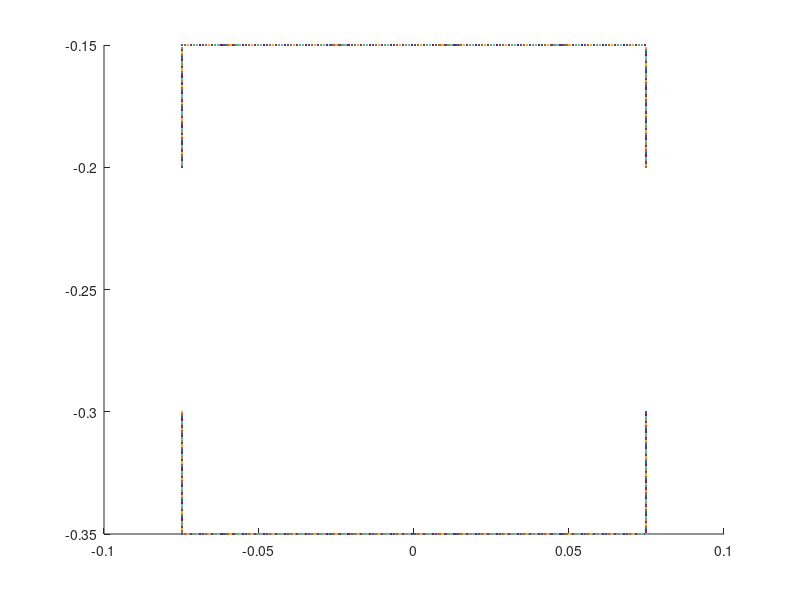

Write the MATLAB code that produced this figure. (Note: this script raises an error after producing the figure.)
%% V5.2

%% 3/29 TS notes: 

close all
clear all
close all


%% In update_target_point_positions, changed R2 to 0.177 (From graph).
% Same in update_target_point_positions_peri


%% 
L = 1;                              % length of computational domain (m)
N = 512;                            % number of Cartesian grid meshwidths at the finest level of the AMR grid
dx = L/N;                           % Cartesian mesh width (m)
ds = L/(2*N);                       % space between boundary points in straight tube

%%%%%%%%%%%%%%%%%%%%%%%%%%%%%%%%%%%%%%%%%%%%%%%%%%%
%%%%%%%%%%%%%%%%%%%%%%%%%%%%%%%%%%%%%%%%%%%%%%%%%%%
%Parameters for the racetrack

Let = 1.34*0.1;                          % Length of elastic tube (m) scaled wrt to diameter of heart
% V5 TS. Nick's Heart_Tube.m code uses a fraction of the length of the tube to determine
% the number of rigid points on each end of elastic section. Made changes
% to use the same number he's using (can output these numbers from his code). 
Nend = 8
% Nend = 10;                           % Number of rigid points on each end of elastic section
Lt = Let+2*Nend*ds;                 % Length of main tube straight section with Nend rigid points on each end



% main tube
diameter = 0.1;                     % diameter of the main tube (scaling factor for everything else)
R2 = 0.1;                           % radius of inner wall
R1 = R2+diameter;                   % radius of outer wall

%Uppermost branch
diamTop = diameter*(0.0206/0.0442);		%diameter of the uppermost branch
LtTop = Lt+2*(diameter-diamTop); %length of the straight parts for the upper section
R1Top = R2 + diamTop;		%radius of outer wall for upper section

%bottom branch
diamBot = diameter*(0.0158/0.0442);
R2Bot = 1/2*(diamBot);


Ls = 2*R2+3*diamBot;			%length of the straight outer side walls


Nstraight = 2*ceil(Lt/ds)          % number of points along each shorter straight section (top+bottom)
NstraightBranch = 2*ceil(LtTop/ds);	% number of points along longer straight sections
NstraightSide = 2*ceil(Ls/ds);	%number of points along each straight (vertical)  outer side section
Ncurve = 2*ceil(pi*R1/ds);          % number of points along a circle of diameter R1. 
                                       %Will use fractions of this number
                                       %to draw points for curved sections
%%NcurveSmall = 2*ceil(pi*R2Bot/ds)    %number of points along a circle of diameter R2Bot (small)


Nrace = (1/2)*Nstraight+4*Ncurve + (3/2)*NstraightBranch + NstraightSide; %+NcurveSmall % number of points making up the racetrack part. More added later in code

%For Nrace: (1/2)*Nstraight = one straight section of length Lt,
%Nstraight/2 each
    % 4*Ncurve = 6 semi circles and 4 quarter circles = 4 circles, Ncurve
    % each
    %(3/2)*NstraightBranch = 3 straight sections of length Ls,
    %NstraightBranch/2 each.
    % NstraightSide = 2 straight (vertical) sections, NstraightSide/2 each.
    %Ncurve small = points for 1 cirle of radius R2Bot
    

dthetaHalf = pi/(Ncurve/2);             % angle increment for drawing curved edges (for a semi circle)
dthetaQuart = (pi/2)/(Ncurve/4);             % angle increment for drawing curved edges (for a quarter of a circle)


mesh_name = 'heart_';               % structure name


centery = -0.1;                        % y-position of center of curved sections in the lower area
centeryMid = centery+R2+(3)*R2Bot; %y-position of the center of the curved sections in the middle area
centeryTop = centeryMid+3*R2Bot +R2;	%y-position of center of curved sections in the upper area
centerx1 = -0.5*Lt;                 % x-position of center of left curved section of main tube
centerx2 = 0.5*Lt;                  % x-position of center of right curved section of main tube
centerx1Top = -0.5*LtTop;   %shifting of upper branch center of left cuved section
centerx2Top = 0.5*LtTop ; %shifting of uppder branch center of right curved section

%Note: more parameters for middle section added later in the code. Includes
%adding more points to Nrace

%%%%%%%%%%%%%%%%%%%%%%%%%%%%%%%%%%%%%%%%%%%%%%%%%%%%%%%%%%
%%%%%%%%%%%%%%%%%%%%%%%%%%%%%%%%%%%%%%%%%%%%%%%%%%%%%%%%%
% Parameters for the pericardium
Dp = 2*diameter;                    %diameter of the pericardium
Nperi = 2*ceil((Dp-diameter)/ds);  % number of boundary points along the sides of the pericardium
Nperitot = Nperi + Nstraight;       % total number of pericardium points

%%%%%%%%%%%%%%%%%%%%%%%%%%%%%%%%%%%%%%%%%%%%%%%%%%%%%%%%%%
%%%%%%%%%%%%%%%%%%%%%%%%%%%%%%%%%%%%%%%%%%%%%%%%%%%%%%%%%
% Parameters for the actuator
La = 0.04;                          % length of the actuator section
NLa = ceil(La/ds);                  % number of points along each actuator
Ca = 0.25*Lt;                       % center of the actuator section
NCa = ceil(ceil(Nstraight/2)*Ca/Lt); % index of the center point
Na1 = NCa - ceil(NLa/2);            % index of the starting point with respect to the elastic section
Na2 = Na1+NLa-1;                    % index of the ending point with respect to the elastic section

%%%%%%%%%%%%%%%%%%%%%%%%%%%%%%%%%%%%%%%%%%%
%%%%%%%%%%%%%%%%%%%%%%%%%%%%%%%%%%%%%%%%%%%

% Parameters for peristalsis
Lnperi = 0.005;                          % length of the end of the flexible tube without peristalsis (modified from 0.05)
Lperi = Lt-2*Lnperi;                      % length of the peristalsis section of tube
Nperist = ceil(Lperi/ds);                 % number of peristaltic points on top or bottom of tube
NCent = ceil(Nstraight/4);                 %index of center of elastic tube
Nperi1 = NCent-ceil(0.5*Nperist);           % index of the starting point with respect to the elastic section
Nperi2 = Nperi1+Nperist-1;                  %index of the ending point with respect to the elastic section

%%%%%%%%%%%%%%%%%%%%%%%%%%%%%%%%%%%%%%%%%%%%%%%%%%%%%%%%%%
%%%%%%%%%%%%%%%%%%%%%%%%%%%%%%%%%%%%%%%%%%%%%%%%%%%%%%%%%
% Parameters for the prescribed peristalsis
Lap = Let*0.75;                          % length of the actuator section
NLap = ceil(Lap/ds);                  % number of points along each actuator
Cap = 0.5*Lt;                       % center of the actuator section
NCap = ceil(ceil(Nstraight/2)*Cap/Lt); % index of the center point
Na1p = NCap - ceil(NLap/2);            % index of the starting point with respect to the elastic section
Na2p = Na1p+NLap-1;                    % index of the ending point with respect to the elastic section

%%%%%%%%%%%%%%%%%%%%%%%%%%%%%%%%%%%%%%%%%%%
%%%%%%%%%%%%%%%%%%%%%%%%%%%%%%%%%%%%%%%%%%%
% parameters for markers
Nmarkersx = 11;                     %number of columns of markers
Nmarkersy = 11;                     %number of markers in each column
Nmarkers=Nmarkersx*Nmarkersy       %total number of markers
dmx = Let/(Nmarkersx-1);            %space between markers in x-direction
dmy = diameter/(Nmarkersy-1);       %space between markers in y-direction

%%%%%%%%%%%%%%%%%%%%%%%%%%%%%%%%%%%%%%%%%%%
%%%%%%%%%%%%%%%%%%%%%%%%%%%%%%%%%%%%%%%%%%%
%% material parameters
kappa_spring = 2.0e0;               % spring constant (Newton)
kappa_beam = 1.0e0;                 % beam stiffness constant (Newton m^2)
kappa_target = kappa_spring*15;        % target point penalty spring constant (Newton)
Fmag = kappa_spring;                % this is my best guess at a reasonable applied force
phase = 0;                      %initial phase of the oscillating force, where F=Fmag*phase and phase = (1+sin(2*pi*f*t-pi/2));
%%
%%%%%%%%%%%%%%%%%%%%%%%%%%%%%%%%%%%%%%%%%%%%%%%%%%%%%%%%%%%%%%%%%%%%%%%%%%%%%%%%
%%%%%%%%%%%%%%%%%%%%%%%%%%%%%%
% Make the elastic section of the tube
% Write out the vertex information

vertex_fid = fopen([mesh_name 'tube_' num2str(N) '.vertex'], 'w');
fprintf(vertex_fid, '%d\n', Nstraight);

figure
hold on
n = 0
p = 0

%bot part
for i=1:ceil(Nstraight/2),
    ybot = centery-R1;
    xbot = -Lt/2+(i-ceil(Nstraight/2)-1)*ds;
    fprintf(vertex_fid, '%1.16e %1.16e\n', xbot, ybot);
    %plot(xtop,ytop,'b*')
     n = n+1   
end

%bottom part
for i=ceil(Nstraight/2)+1:Nstraight,
    ytop = centery-R2;
    xtop = -Lt/2+(i-1)*ds;
    fprintf(vertex_fid, '%1.16e %1.16e\n', xtop, ytop);
    %plot(xbot,ybot,'k*')
     p = p+1
end




fclose(vertex_fid);

%%%%%%%%%%%%%%%%%%%%%%%%%%%%%%%%%%%%%%%%%%%%%%%%%%%%%%%%%%%%%%%%%%%%%%%%%%%%%%%%
%%%%%%%%%%%%%%%%%%%%%%%%%%%%%%
% Make markers as vertices with no material properties

vertex_fid = fopen(['markers_' num2str(N) '.vertex'], 'w');
fprintf(vertex_fid, '%d\n', Nmarkers);

%top part
for i=0:Nmarkersx-1,
    for j=0:Nmarkersy-1,
        y = centery-R2-j*dmy;
        x = -Let/2+i*dmx;
    fprintf(vertex_fid, '%1.16e %1.16e\n', x, y);
    %plot(x,y)
    end
end
%fclose(vertex_fid)

%%%%%%%%%%%%%%%%%%%%%%%%%%%%%%%%%%%%%%%%%%%%%%%%%%%%%%%%%%%%%%%%%%%%%%%%%%%%%%%%
%%%%%%%%%%%%%%%%%%%%%%%%%%%%%%
% actuator part
% Write out the vertex information

%top part
% vertex_fid = fopen(['actuator_top_' num2str(N) '.vertex'], 'w');
% fprintf(vertex_fid, '%d\n', NLa);
% 
% for i=Na1:Na2,
%     ytop = centery-R2;
%     xtop = -Lt/2+i*ds;
%     fprintf(vertex_fid, '%1.16e %1.16e\n', xtop, ytop);
%     plot(xtop,ytop);
% end
% fclose(vertex_fid);
% 
% %bottom part
% vertex_fid = fopen(['actuator_bot_' num2str(N) '.vertex'], 'w');
% fprintf(vertex_fid, '%d\n', NLa);
% 
% for i=Na1:Na2,
%     ybot = centery-R1;
%     xbot = -Lt/2+i*ds;
%     fprintf(vertex_fid, '%1.16e %1.16e\n', xbot, ybot);
%      plot(xbot,ybot);
% end
% fclose(vertex_fid);

%%%%%%%%%%%%%%%%%%%%%%%%%%%%%%%%%%%%%%%%%%%%%%%%%%%%%%%%%%%%%%%%%%%%%%%%%%%%%%%
%%%%%%%%%%%%%%%%%%%%%%%%%%%%%
% valveless pumping applied force
% Use either the target point actuator or the applied force, but not both.
% Write out the vertex information

% vertex_fid = fopen(['vp_aforce_' num2str(N) '.vertex'], 'w');
% fprintf(vertex_fid, '%d\n', 2*NLa);
% 
% %top points
% for i=Na1:Na2,
%     ytop = centery-R2;
%     xtop = -Lt/2+i*ds;
%     fprintf(vertex_fid, '%1.16e %1.16e\n', xtop, ytop);
%      plot(xtop,ytop);
% end
% 
% %bottom points
% for i=Na1:Na2,
%     ybot = centery-R1;
%     xbot = -Lt/2+i*ds;
%     fprintf(vertex_fid, '%1.16e %1.16e\n', xbot, ybot);
%      plot(xbot,ybot);
% end
% fclose(vertex_fid);

%%%%%%%%%%%%%%%%%%%%%%%%%%%%%%%%%%%%%%%%%%%%%%%%%%%%%%%%%%%%%%%%%%%%%%%%%%%%%%%%
%%%%%%%%%%%%%%%%%%%%%%%%%%%%%%
% peristalsis applied force
% Use either the target point actuator or the applied force, but not both.
% Write out the vertex information

% vertex_fid = fopen(['peri_aforce_' num2str(N) '.vertex'], 'w');
% fprintf(vertex_fid, '%d\n', 2*Nperist);
% 
% %top points
% for i=Nperi1:Nperi2,
%     ytop = centery-R2;
%     xtop = -Lt/2+i*ds;
%     fprintf(vertex_fid, '%1.16e %1.16e\n', xtop, ytop);
%      plot(xtop,ytop);
% end
% 
% %bottom points
% for i=Nperi1:Nperi2,
%     ybot = centery-R1;
%     xbot = -Lt/2+i*ds;
%     fprintf(vertex_fid, '%1.16e %1.16e\n', xbot, ybot);
%      plot(xbot,ybot);
% end
% fclose(vertex_fid);

%%%%%%%%%%%%%%%%%%
% prescribed peristalsis (motion) part
% Write out the vertex information
% 
% %top part
% vertex_fid = fopen(['pperi_top_' num2str(N) '.vertex'], 'w');
% fprintf(vertex_fid, '%d\n', NLap);
% 
% for i=Na1p:Na2p,
%     ytop = centery-R2;
%     xtop = -Lt/2+i*ds;
%     fprintf(vertex_fid, '%1.16e %1.16e\n', xtop, ytop);
%     plot(xtop,ytop,'r*')
% end
% fclose(vertex_fid);
% 
% %bottom part
% vertex_fid = fopen(['pperi_bot_' num2str(N) '.vertex'], 'w');
% fprintf(vertex_fid, '%d\n', NLap);
% 
% for i=Na1p:Na2p,
%     ybot = centery-R1;
%     xbot = -Lt/2+i*ds;
%     fprintf(vertex_fid, '%1.16e %1.16e\n', xbot, ybot);
%     plot(xbot,ybot,'r*')
% end
% fclose(vertex_fid);

%%%%%%%%%%%%%%%%%%%%%%%%%%%%%%%%%%%%%%%%%%%%%%%%%%%%%%%%%%%%%%%%%%%%%%%%%%%%%%%%
%%%%%%%%%%%%%%%%%%%%%%%%%%%%%%
% race track part
% %%%calculations necessary before writing out vertex info:
%outer quarter circle
for i=ceil(Ncurve/2)+1:ceil(3*Ncurve/4),
    theta=(i-Ncurve/2-1)*dthetaQuart-(pi/2);
    yout = centery+R1*sin(theta);
    xout = Lt/2+R1*cos(theta);
end

%starting points for the right outer straight section
yrStart = yout+ds;
xrStart = xout+ds;

%outer quarter circle
for i = 1:ceil(Ncurve/4)
    theta = (-pi/2)-(i)*dthetaQuart;
    yout = centery+R1*sin(theta);
    xout = centerx1+R1*cos(theta);
end
%starting points for the left outer stright section
ylStart = yout+ds;
xlStart = xout+ds;

%additional parameters for middle branches:
centerx2Mid = xrStart-diameter;
centerx1Mid = xlStart+diameter;
Lm = abs (centerx2Mid-centerx1Mid);%length of middle branches (to ensure width of one diameter on either side, vertically)
NstraightMid = 2*ceil(Lm/ds);

Nrace = Nrace+NstraightMid;


% Write out the vertex information

vertex_fid = fopen([mesh_name 'race_' num2str(N) '.vertex'], 'w');
fprintf(vertex_fid, '%d\n', Nrace);

%%%right curved part of lower racetrack section

%inner semicircle
for i=1:ceil(Ncurve/2)
    theta = (i-1)*dthetaHalf- pi/2;
    yin = centery+R2*sin(theta);
    xin = Lt/2+R2*cos(theta);
    fprintf(vertex_fid, '%1.16e %1.16e\n', xin, yin);
    % plot(xin,yin)
end

%outer quarter circle
for i=ceil(Ncurve/2)+1:ceil(3*Ncurve/4),
    theta=(i-Ncurve/2-1)*dthetaQuart-(pi/2);
    yout = centery+R1*sin(theta);
    xout = Lt/2+R1*cos(theta);
    fprintf(vertex_fid, '%1.16e %1.16e\n', xout, yout);
    %plot(xout, yout)
end

%starting points for the right outer straight section
yrStart = yout+ds;
xrStart = xout+ds;

%right outer straight section
for i = 1:ceil(NstraightSide/2)
    xRside = xrStart;
    yRside = yrStart +i*ds;
    fprintf(vertex_fid, '%1.16e %1.16e\n', xRside, yRside);
    %plot(xRside,yRside)
end



%straight section for the upper part of the lower section (bottom wall of
%bottom branch)
for i = Ncurve+1:Ncurve+ceil(Nstraight/2),
    yin = centery+R2;
    xin = centerx2-(i-Ncurve-1)*ds;
    fprintf(vertex_fid, '%1.16e %1.16e\n', xin, yin);
   % plot(xin,yin)

end


%%%left curved part of racetrack
%inner semicircle
for i = 1:ceil(Ncurve/2),
    theta = pi/2+i*dthetaHalf;
    yin = centery+R2*sin(theta);
    xin = centerx1+R2*cos(theta);
    fprintf(vertex_fid, '%1.16e %1.16e\n', xin, yin);
    %plot(xin, yin)
end

%outer quarter circle
for i = 1:ceil(Ncurve/4)
    theta = (-pi/2)-(i)*dthetaQuart;
    yout = centery+R1*sin(theta);
    xout = centerx1+R1*cos(theta);
    fprintf(vertex_fid, '%1.16e %1.16e\n', xout, yout);
   % plot(xout, yout)
end

ylStart = yout+ds;
xlStart = xout+ds;

%left outer straight section
for i = 1:ceil(NstraightSide/2)
     xLside = xlStart;
     yLside = ylStart + (i)*ds;
    fprintf(vertex_fid, '%1.16e %1.16e\n', xLside, yLside);
   % plot(xLside,yLside)
end

%%Middle Branches


%%top wall of lower skinny branch
for i = 1:ceil(NstraightMid/2)
    yin = centeryMid-R2Bot;
    xin = centerx2Mid-(i)*ds;
    fprintf(vertex_fid, '%1.16e %1.16e\n', xin, yin);
   % plot(xin,yin)
end

%%bottom wall of upper skinny branch
for i = 1:ceil(NstraightMid/2)
    yin = centeryMid+R2Bot;
    xin = centerx2Mid-(i)*ds;
    fprintf(vertex_fid, '%1.16e %1.16e\n', xin, yin);
   % plot(xin,yin)
end

%%Left inner semi circle

for i = 1:ceil(Ncurve/2),
    theta = pi/2+i*dthetaHalf;
    yin = centeryMid+R2Bot*sin(theta);
    xin = centerx1Mid+R2Bot*cos(theta);
    fprintf(vertex_fid, '%1.16e %1.16e\n', xin, yin);
   % plot(xin, yin)
end
%% right inner semi circle
for i=1:ceil(Ncurve/2)
    theta = (i-1)*dthetaHalf- pi/2;
    yin = centeryMid+R2Bot*sin(theta);
    xin = centerx2Mid+R2Bot*cos(theta);
    fprintf(vertex_fid, '%1.16e %1.16e\n', xin, yin);
   % plot(xin,yin)
end


%%%%%%%%%% upper branches

%right curved part of racetrack
for i=1:ceil(Ncurve/2)
    theta = (i-1)*dthetaHalf- (pi/2);
    yin = centeryTop+R2*sin(theta);
    xin = centerx2Top+R2*cos(theta);
    fprintf(vertex_fid, '%1.16e %1.16e\n', xin, yin);
   % plot(xin,yin)
end


for i=1:ceil(Ncurve/4),
    theta=0+i*dthetaQuart;
    yout = centeryTop+R1Top*sin(theta);
    xout = centerx2Top+R1Top*cos(theta);
    fprintf(vertex_fid, '%1.16e %1.16e\n', xout, yout);
   % plot(xout, yout)
end



%straight (horizontal) sections on the upper chamber 
for i = Ncurve+ceil(NstraightBranch/2)+1:Ncurve+NstraightBranch,
    yout = centeryTop-R2;
    xout = centerx2Top-(i-Ncurve-ceil(NstraightBranch/2)-1)*ds;
    fprintf(vertex_fid, '%1.16e %1.16e\n', xout, yout);
   % plot(xout, yout)
    
end
%make the walls of the upper
%branch
for i = Ncurve+1:Ncurve+ceil(NstraightBranch/2),
    yin = centeryTop+R2;
    xin = centerx2Top-(i-Ncurve-1)*ds;
    fprintf(vertex_fid, '%1.16e %1.16e\n', xin, yin);
   % plot(xin,yin)
    
end

for i = Ncurve+ceil(NstraightBranch/2)+1:Ncurve+NstraightBranch,
    yout = centeryTop+R1Top;
    xout = centerx2Top-(i-Ncurve-ceil(NstraightBranch/2)-1)*ds;
    fprintf(vertex_fid, '%1.16e %1.16e\n', xout, yout);
   % plot(xout, yout)
end



%%%left curved part of upper racetrack

%inner semicircle
for i = Ncurve+NstraightBranch+1:Ncurve+NstraightBranch+ceil(Ncurve/2),
    theta = pi/2+(i-Ncurve-NstraightBranch-1)*dthetaHalf;
    yin = centeryTop+R2*sin(theta);
    xin = centerx1Top+R2*cos(theta);
    fprintf(vertex_fid, '%1.16e %1.16e\n', xin, yin);
   % plot(xin,yin)
end

%outer quartercircle
for i = 1:Ncurve/4
    theta = -pi-(i)*dthetaQuart;
    yout = centeryTop+R1Top*sin(theta);
    xout = centerx1Top+R1Top*cos(theta);
    fprintf(vertex_fid, '%1.16e %1.16e\n', xout, yout);
   % plot(xout, yout)
end




fclose(vertex_fid);

%%%%%%%%%%%%%%%%%%%%%%%%%%%%%%%%%%%%%%%%%%%%%%%%%%%%%%%%%%%%%%%%%%%%%%%%%%%%%%%%
%%%%%%%%%%%%%%%%%%%%%%%%%%%%%%%%%%%%%%%%%%%%%%%%%%%%%%%%%%%%%%%%%%%%%%%%
% Pericardium
% Write out the vertex information

vertex_fid = fopen([mesh_name 'peri_' num2str(N) '.vertex'], 'w');
fprintf(vertex_fid, '%d\n', Nperitot);

% make the top and bottom of the pericardium
for i=1:ceil(Nstraight/2),
    ytop = centery-(R2-(Dp-diameter)/2);
    xtop = -Lt/2+(i-1)*ds;
    fprintf(vertex_fid, '%1.16e %1.16e\n', xtop, ytop);
    plot(xtop,ytop)
end

for i=ceil(Nstraight/2)+1:Nstraight,
    ybot = centery-R1-(Dp-diameter)/2;
    xbot = -Lt/2+(i-ceil(Nstraight/2)-1)*ds;
    fprintf(vertex_fid, '%1.16e %1.16e\n', xbot, ybot);
    plot(xbot,ybot)
end

% make the four side pieces
for i=Nstraight+1:Nstraight+ceil(Nperi/4),
    y = centery-(R1+(Dp-diameter)/2)+(i-Nstraight-1)*ds;
    x = -Lt/2;
    fprintf(vertex_fid, '%1.16e %1.16e\n', x, y);
    plot(x,y)
end

for i=Nstraight+ceil(Nperi/4)+1:Nstraight+ceil(Nperi/2),
    y = centery-R2+(i-Nstraight-ceil(Nperi/4)-1)*ds;
    x = -Lt/2;
    fprintf(vertex_fid, '%1.16e %1.16e\n', x, y);
    plot(x,y)
end

for i=Nstraight+ceil(Nperi/2)+1:Nstraight+ceil(3*Nperi/4),
    y = centery-(R1+(Dp-diameter)/2)+(i-Nstraight-ceil(Nperi/2)-1)*ds;
    x = Lt/2;
    fprintf(vertex_fid, '%1.16e %1.16e\n', x, y);
    plot(x,y)
end

for i=Nstraight+ceil(3*Nperi/4)+1:Nperitot,
    y = centery-R2+(i-Nstraight-ceil(3*Nperi/4)-1)*ds;
    x = Lt/2;
    fprintf(vertex_fid, '%1.16e %1.16e\n', x, y);
    plot(x,y)
end
fclose(vertex_fid);

%%%%%%%%%%%%%%%%%%%%%%%%%%%%%%%%%%%%%%%%%%%%%%%%%%%%%%%%%%%%%%%%%%%%%%%%%%%%%%%%
%%%%%%%%%%%%%%%%%%%%%%%%%%%%%%%%%%%%%%%%%%%%%%%%%%%%%%%%%%%%%%%%%%%%%%%%%%%%%%%%
% Write out the spring information for the elastic section

spring_fid = fopen([mesh_name 'tube_' num2str(N) '.spring'], 'w');
fprintf(spring_fid, '%d\n', Nstraight-2);

%elastic part of tube
for i = 0:ceil(Nstraight/2)-2,
    fprintf(spring_fid, '%d %d %1.16e %1.16e\n', i, i+1, kappa_spring*ds/(ds^2), ds);
end

for i = ceil(Nstraight/2):Nstraight-2,
    fprintf(spring_fid, '%d %d %1.16e %1.16e\n', i, i+1, kappa_spring*ds/(ds^2), ds);
end

fclose(spring_fid);
%
% %%%%%%%%%%%%%%%%%%%%%%%%%%%%%%%%%%%%%%%%%%%%%%%%%%%%%%%%%%%%%%%%%%%%%%%%%%%%%%%%
% %%%%%%%%%%%%%%%%%%%%%%%%%%%%%%%%%%%%%%%%%%%%%%%%%%%%%%%%%%%%%%%%%%%%%%%%%%%%%%%%

% Write out the spring information for the valveless pumping applied force

% spring_fid = fopen(['vp_aforce_' num2str(N) '.spring'], 'w');
% fprintf(spring_fid, '%d\n', NLa);
% 
% %elastic part of tube
% for i = 0:(NLa-1),
%     fprintf(spring_fid, '%d %d %1.16e %1.16e %d\n', i, i+NLa, Fmag, phase, 1);
% end
% 
% fclose(spring_fid);
%
% %%%%%%%%%%%%%%%%%%%%%%%%%%%%%%%%%%%%%%%%%%%%%%%%%%%%%%%%%%%%%%%%%%%%%%%%%%%%%%%%
% %%%%%%%%%%%%%%%%%%%%%%%%%%%%%%%%%%%%%%%%%%%%%%%%%%%%%%%%%%%%%%%%%%%%%%%%%%%%%%%%
% Write out the spring information for the peristalsis applied force
% 
% spring_fid = fopen(['peri_aforce_' num2str(N) '.spring'], 'w');
% fprintf(spring_fid, '%d\n', Nperist);
% 
% %elastic part of tube
% for i = 0:(Nperist-1),
%     fprintf(spring_fid, '%d %d %1.16e %1.16e %d\n', i, i+Nperist, Fmag, phase, 2);
% end
% 
% fclose(spring_fid);
%
% %%%%%%%%%%%%%%%%%%%%%%%%%%%%%%%%%%%%%%%%%%%%%%%%%%%%%%%%%%%%%%%%%%%%%%%%%%%%%%%%
% %%%%%%%%%%%%%%%%%%%%%%%%%%%%%%%%%%%%%%%%%%%%%%%%%%%%%%%%%%%%%%%%%%%%%%%%%%%%%%%%
%% Write out the beam information for the elastic section

beam_fid = fopen([mesh_name 'tube_' num2str(N) '.beam'], 'w');
fprintf(beam_fid, '%d\n', Nstraight-4);

%elastic part of tube
for i = 0:ceil(Nstraight/2)-3,
    fprintf(beam_fid, '%d %d %d %1.16e\n', i, i+1, i+2, kappa_beam*ds/(ds^4));
end

for i = ceil(Nstraight/2):Nstraight-3,
    fprintf(beam_fid, '%d %d %d %1.16e\n', i, i+1, i+2, kappa_beam*ds/(ds^4));
end
fclose(beam_fid);
%%
%%%%%%%%%%%%%%%%%%%%%%%%%%%%%%%%%%%%%%%%%%%%%%%%%%%%%%%%%%%%%%%%%%%%%%%%%%%%%%%%
%%%%%%%%%%%%%%%%%%%%%%%%%%%%%%%%%%%%%%%%%%%%%%%%%%%%%%%%%%%%%%%%%%%%%%%%%%%%%%%%

% Write out the target point information for the ends of the elastic tube
target_fid = fopen([mesh_name 'tube_' num2str(N) '.target'], 'w');

fprintf(target_fid, '%d\n', Nstraight-4*Nend); 


Nstraight
for i = Nend:(Nstraight/2-Nend)-1,   
    fprintf(target_fid, '%d %1.16e\n', i, kappa_target*ds/(ds^2));
end

for i = (Nstraight/2+Nend):(Nstraight-Nend)-1,   
    fprintf(target_fid, '%d %1.16e\n', i, kappa_target*ds/(ds^2));
end


% 
% for i = 0:Nend-1,   %OLD
%     fprintf(target_fid, '%d %1.16e\n', i, kappa_target*ds/(ds^2));
% end
% 
% for i = ceil(Nstraight/2)-Nend:ceil(Nstraight/2)-1,  %OLD
%     fprintf(target_fid, '%d %1.16e\n', i, kappa_target*ds/(ds^2));
% end
% 
% for i = ceil(Nstraight/2):ceil(Nstraight/2)+Nend-1,   %OLD
%     fprintf(target_fid, '%d %1.16e\n', i, kappa_target*ds/(ds^2));
% end
% 
% for i = Nstraight-Nend:Nstraight-1,    %OLD
%     fprintf(target_fid, '%d %1.16e\n', i, kappa_target*ds/(ds^2));
% end

fclose(target_fid);

%%%%%%%%%%%%%%%%%%%%%%%%%%%%%%%%%%%%%%%%%%%%%%%%%%%%%%%%%%%%%%%%%%%%%%%%%%%%%%%%
% Write out the target point information for the actuator

%top actuator
% target_fid = fopen(['actuator_top_' num2str(N) '.target'], 'w');
% fprintf(target_fid, '%d\n', NLa);
% 
% for i = 0:NLa-1,
%     fprintf(target_fid, '%d %1.16e\n', i, kappa_target*ds/(ds^2));
% end
% 
% fclose(target_fid);
% 
% %bottom actuator
% target_fid = fopen(['actuator_bot_' num2str(N) '.target'], 'w');
% fprintf(target_fid, '%d\n', NLa);
% 
% for i = 0:NLa-1,
%     fprintf(target_fid, '%d %1.16e\n', i, kappa_target*ds/(ds^2));
% end
% 
% fclose(target_fid);

%%%%%%%%%%%%%%%%%%%%%%%%%%%%%%%%%%%%%%%%%%%%%%%%%%%%%%%%%%%%%%%%%%%%%%%%%%%%%%%%
% Write out the target point information for the actuator

%top prescribed peristalsis
% target_fid = fopen(['pperi_top_' num2str(N) '.target'], 'w');
% fprintf(target_fid, '%d\n', NLap);
% 
% for i = 0:NLap-1,
%     fprintf(target_fid, '%d %1.16e\n', i, kappa_target*ds/(ds^2));
% end
% 
% fclose(target_fid);
% 
% %bottom prescribed peristalsis
% target_fid = fopen(['pperi_bot_' num2str(N) '.target'], 'w');
% fprintf(target_fid, '%d\n', NLap);
% 
% for i = 0:NLap-1,
%     fprintf(target_fid, '%d %1.16e\n', i, kappa_target*ds/(ds^2));
% end
% 
% fclose(target_fid);

%%%%%%%%%%%%%%%%%%%%%%%%%%%%%%%%%%%%%%%%%%%%%%%%%%%%%%%%%%%%%%%%%%%%%%%%%%%%%%%%
% Write out the target point information for the racetrack
target_fid = fopen([mesh_name 'race_' num2str(N) '.target'], 'w');

fprintf(target_fid, '%d\n', Nrace);

for i = 0:Nrace-1,
    fprintf(target_fid, '%d %1.16e\n', i, kappa_target*ds/(ds^2));
end

fclose(target_fid);

%%%%%%%%%%%%%%%%%%%%%%%%%%%%%%%%%%%%%%%%%%%%%%%%%%%%%%%%%%%%%%%%%%%%%%%%%%%%%%%%
% Write out the target point information for the pericardium
target_fid = fopen([mesh_name 'peri_' num2str(N) '.target'], 'w');

fprintf(target_fid, '%d\n', Nperitot);

for i = 0:Nperitot-1,
    fprintf(target_fid, '%d %1.16e\n', i, kappa_target*ds/(ds^2));
end

fclose(target_fid);

%%%%%%%%%%%%%%%%%%%%%%%%%%%%%%%%%%%%%%%%%%%%%%%%%%%%%%%%%%%%%%%%%%%%%%%%%%%%%%%%

%% Integrating nick's code for pumping

 HeartTube(diameter, Lt, L, R1,R2, ds, centery, kappa_spring, kappa_beam, kappa_target)

